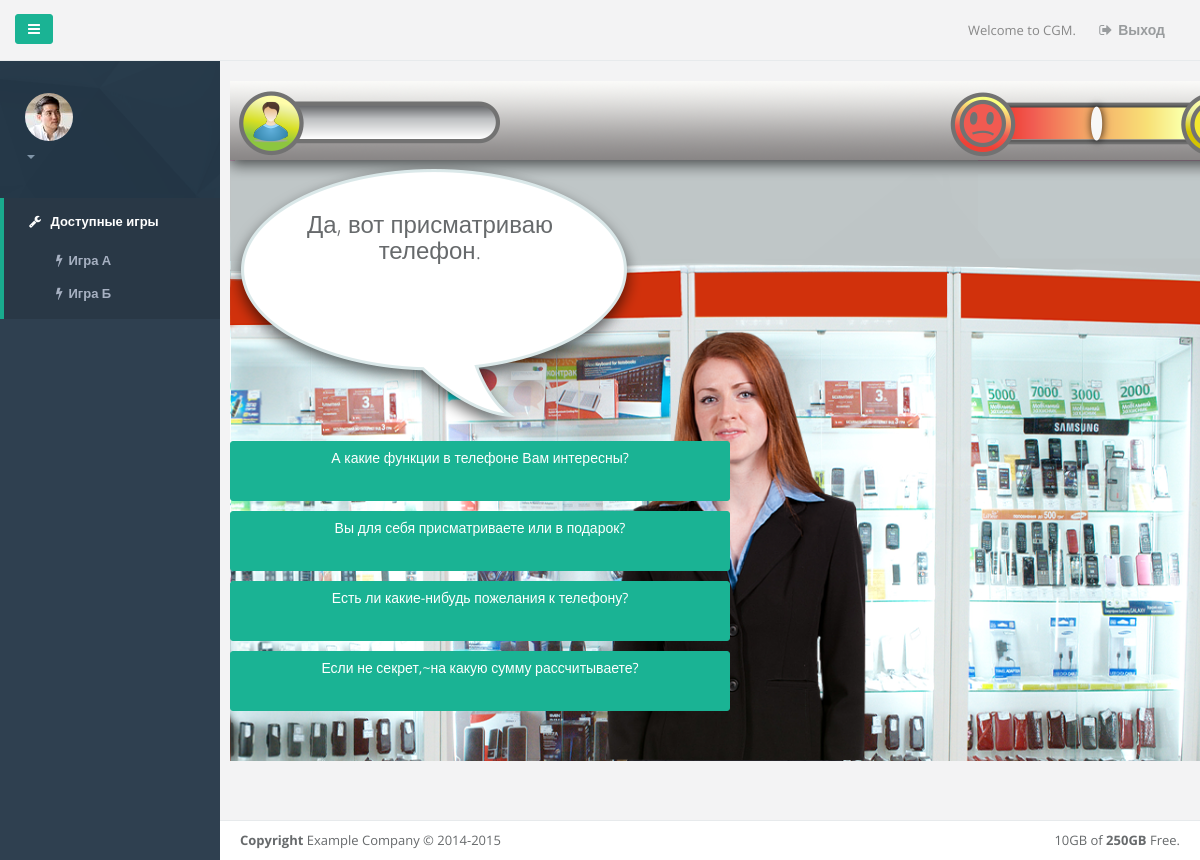
The page /tree/2 on the database its author committed.
### tree/models.py (models this page shows, shortened)
class Answer(models.Model):
    text_answer = models.CharField(max_length=200, verbose_name='Текст ответа')
    depth = models.IntegerField(default=0)

class Questions(models.Model):
    text_questions = models.CharField(
        max_length=200, verbose_name='Текст Вопроса')
    relation_answer = models.ForeignKey(Answer)
    point_answer = models.IntegerField(default=0, verbose_name='Очки ответа')
    question_answer = models.IntegerField(default=0)

### tree/views.py (the view)
# urls.py: url(r'^(?P<answer_id>.*)$', index, name='share'),
def index(request, answer_id=1):
    context = {}
    answer = Answer.objects.get(id=answer_id)
    questions = Questions.objects.filter(relation_answer_id=answer.id)
    context['answer'] = answer
    context['questions'] = questions
    return render(request, 'gameplace.html', context)

### templates/gameplace.html (shortened to what this page needs)
{% extends "base.html" %}
{% block partleft %}
	{% include 'part_left.html' %}
{% endblock %}
{% block parttop %}
	{% include 'part_top.html' %}
{% endblock %}
{% block partmiddle %}
<div class="row animated fadeInUp">
	<form id="GamePlayForm" align="center" style="width:1024px; height:680px; background-image:url(/static/game_01_img/location.png); background-repeat:no-repeat">
		<div style="z-index:5; height:79px;">
			<table id="GamePlay_Tb1" style="width:100%;">
				<tr style="width:100%; ">
					<td align="center" style="width:25%; height:100%;">
						<img ID="img_points" src="/static/game_01_img/points_000.png" />
					</td>
					<td style="width:50%; height:100%;">
					</td>
					<td align="center" style="width:25%; height:100%;">
						<img ID="img_emotions" src="/static/game_01_img/emotions_050.png" />
					</td>
				</tr>
			</table>
		</div>
		<div style="z-index:4; height:20px;">
		</div>
		<div style="z-index:4; height:135px;">
			<table id="Table1" style="height: 161%; width: 100%;">
				<tr>
					<td align="left" style="padding-left:45px; padding-top:0px;">
					</td>
				</tr>
			</table>
		</div>
		<div style="z-index:3;">
			<table id="GamePlay_Tb2" style="width:100%;">
				<tr>
					<td style="vertical-align:bottom;">
						<div style="z-index:2;" align="center">
							<img ID="img_customer" BorderStyle="None" src="/static/game_01_img/ch_normal.png" Height="446px" Width="380px" />
						</div>
					</td>
				</tr>
			</table>
		</div>
		<div  class="answer">
			<h2>{{answer.text_answer}}</h2>
		</div>
		<div class = "project-btn-group" >
				{% for question in questions %}
			<a class = "btn-weight btn btn-primary "  href="/tree/{{ question.question_answer  }}" role="button">{{question.text_questions}}</a><br>
				{%endfor%}
		</div>
	</form>
</div>
{% endblock %}
{% block partfooter %}
	{% include 'part_footer.html' %}
{% endblock %}

### static/css/project.css (style rules this page uses)
.btn-weight { width: 500px; white-space: normal; margin-top: 10px; margin-right: 10px; height: 60px; }
.answer { width: 300px; white-space: normal; position: absolute; top :110px; left: 50px; }
.project-btn-group { margin-left: auto; margin-right: auto; position: absolute; top :350px; }

### rows shown on the page
Answer: text_answer "Да, вот присматриваю телефон."
Questions: text_questions "А какие функции в телефоне Вам интересны?"
Questions: text_questions "Вы для себя присматриваете или в подарок?"
Questions: text_questions "Есть ли какие-нибудь пожелания к телефону?"
Questions: text_questions "Если не секрет,~на какую сумму рассчитываете?"
